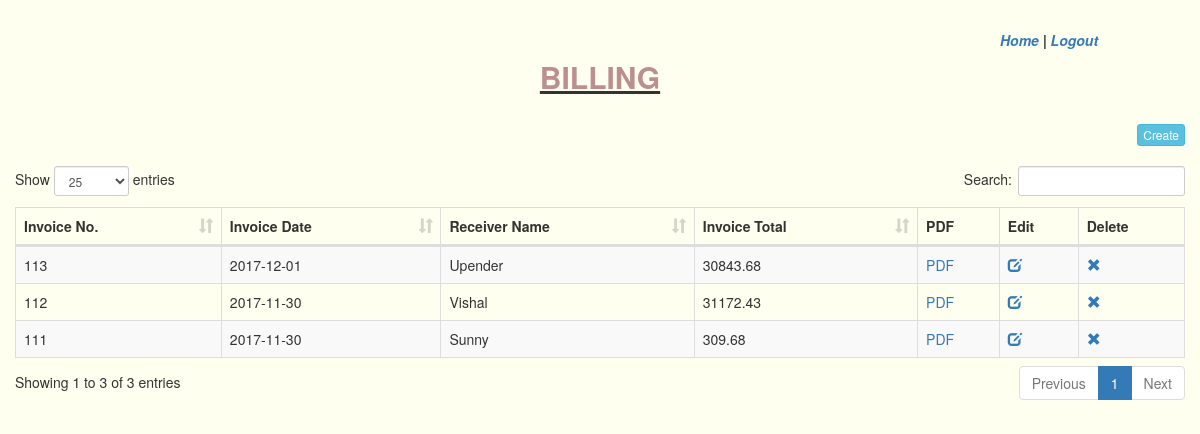
The app's page /htdocs/project/invoice.php with its own data.
### tables this page shows
CREATE TABLE `tbl_order` (
  `order_id` int(11) NOT NULL,
  `order_no` varchar(50) NOT NULL,
  `order_date` date NOT NULL,
  `order_receiver_name` varchar(250) NOT NULL,
  `order_receiver_address` text NOT NULL,
  `order_total_before_tax` decimal(10,2) NOT NULL,
  `order_total_tax1` decimal(10,2) NOT NULL,
  `order_total_tax2` decimal(10,2) NOT NULL,
  `order_total_tax` decimal(10,2) NOT NULL,
  `order_total_after_tax` decimal(10,2) NOT NULL,
  `order_datetime` datetime NOT NULL
);

### htdocs/project/invoice.php (the view, shortened to what this page needs)
<?php
  include('database_connection.php');
  $statement = $connect->prepare("
    SELECT * FROM tbl_order
    ORDER BY order_id DESC
  ");
  $statement->execute();
  $all_result = $statement->fetchAll();
  $total_rows = $statement->rowCount();
  ?>
<!DOCTYPE html>
<html lang="en">
  <head>
    <link rel="stylesheet" href="css/bootstrap.min.css">
    <link rel="stylesheet" href="css/dataTables.bootstrap.min.css">
  </head>
  <body  style="BACKGROUND-COLOR:ivory;">
    <link rel="stylesheet" href="css/datepicker.css">
    <div class="container-fluid">
      <?php
      if(isset($_GET["add"]))
      {
      ?>
      <form method="post" id="invoice_form">
        <div class="table-responsive">
          <table class="table table-bordered">
            <tr>
              <td colspan="2" align="center"><h2 style="margin-top:10.5px"><u><font color="rosybrown">GENERATE BILL</font></u></h2></td>
            </tr>
            <tr>
                <td colspan="2">
                  <div class="row">
                    <div class="col-md-8">
                      To,<br />
                        <b>RECEIVER (BILL TO)</b><br />
                        <input type="text" name="order_receiver_name" id="order_receiver_name" class="form-control input-sm" placeholder="Enter Receiver Name" />
                        <textarea name="order_receiver_address" id="order_receiver_address" class="form-control" placeholder="Enter Billing Address"></textarea>
                    </div>
                    <div class="col-md-4">
                      Reverse Charge<br />
                      <input type="text" name="order_no" id="order_no" class="form-control input-sm" placeholder="Enter Invoice No." />
                      <input type="text" name="order_date" id="order_date" class="form-control input-sm" readonly placeholder="Select Invoice Date" />
                    </div>
                  </div>
                  <br />
                  <table id="invoice-item-table" class="table table-bordered">
                    <tr>
                      <th width="7%">Sr No.</th>
                      <th width="20%">Item Name</th>
                      <th width="5%">Quantity</th>
                      <th width="5%">Price</th>
                      <th width="10%">Actual Amt.</th>
                      <th width="12.5%" colspan="2">Tax1 (%)</th>
                      <th width="12.5%" colspan="2">Tax2 (%)</th>
                      <th width="12.5%" rowspan="2">Total</th>
                      <th width="3%" rowspan="2"></th>
                    </tr>
                    <tr>
                      <th></th>
                      <th></th>
                      <th></th>
                      <th></th>
                      <th></th>
                      <th>Rate</th>
                      <th>Amt.</th>
                      <th>Rate</th>
                      <th>Amt.</th>
                    </tr>
                    <tr>
                      <td><span id="sr_no">1</span></td>
                      <td><input type="text" name="item_name[]" id="item_name1" class="form-control input-sm" /></td>
                      <td><input type="text" name="order_item_quantity[]" id="order_item_quantity1" data-srno="1" class="form-control input-sm order_item_quantity" /></td>
                      <td><input type="text" name="order_item_price[]" id="order_item_price1" data-srno="1" class="form-control input-sm number_only order_item_price" /></td>
                      <td><input type="text" name="order_item_actual_amount[]" id="order_item_actual_amount1" data-srno="1" class="form-control input-sm order_item_actual_amount" readonly /></td>
                      <td><input type="text" name="order_item_tax1_rate[]" id="order_item_tax1_rate1" data-srno="1" class="form-control input-sm number_only order_item_tax1_rate" /></td>
                      <td><input type="text" name="order_item_tax1_amount[]" id="order_item_tax1_amount1" data-srno="1" readonly class="form-control input-sm order_item_tax1_amount" /></td>
                      <td><input type="text" name="order_item_tax2_rate[]" id="order_item_tax2_rate1" data-srno="1" class="form-control input-sm number_only order_item_tax2_rate" /></td>
                      <td><input type="text" name="order_item_tax2_amount[]" id="order_item_tax2_amount1" data-srno="1" readonly class="form-control input-sm order_item_tax2_amount" /></td>
                      <td><input type="text" name="order_item_final_amount[]" id="order_item_final_amount1" data-srno="1" readonly class="form-control input-sm order_item_final_amount" /></td>
                      <td></td>
                    </tr>
                  </table>
                  <div align="right">
                    <button type="button" name="add_row" id="add_row" class="btn btn-success btn-xs">+</button>
                  </div>
                </td>
              </tr>
              <tr>
                <td align="right"><b>Total</td>
                <td align="right"><b><span id="final_total_amt"></span></b></td>
              </tr>
              <tr>
                <td colspan="2"></td>
              </tr>
              <tr>
                <td colspan="2" align="center">
                  <input type="hidden" name="total_item" id="total_item" value="1" />
                  <input type="submit" name="create_invoice" id="create_invoice" class="btn btn-info" value="Create" />
                </td>
              </tr>
          </table>
        </div>
      </form>
      <script>
      $(document).ready(function(){
        var final_total_amt = $('#final_total_amt').text();
        var count = 1;
        $(document).on('click', '#add_row', function(){
          count++;
          $('#total_item').val(count);
          var html_code = '';
          html_code += '<tr id="row_id_'+count+'">';
          html_code += '<td><span id="sr_no">'+count+'</span></td>';
          html_code += '<td><input type="text" name="item_name[]" id="item_name'+count+'" class="form-control input-sm" /></td>';
          html_code += '<td><input type="text" name="order_item_quantity[]" id="order_item_quantity'+count+'" data-srno="'+count+'" class="form-control input-sm number_only order_item_quantity" /></td>';
          html_code += '<td><input type="text" name="order_item_price[]" id="order_item_price'+count+'" data-srno="'+count+'" class="form-control input-sm number_only order_item_price" /></td>';
          html_code += '<td><input type="text" name="order_item_actual_amount[]" id="order_item_actual_amount'+count+'" data-srno="'+count+'" class="form-control input-sm order_item_actual_amount" readonly /></td>';
          html_code += '<td><input type="text" name="order_item_tax1_rate[]" id="order_item_tax1_rate'+count+'" data-srno="'+count+'" class="form-control input-sm number_only order_item_tax1_rate" /></td>';
          html_code += '<td><input type="text" name="order_item_tax1_amount[]" id="order_item_tax1_amount'+count+'" data-srno="'+count+'" readonly class="form-control input-sm order_item_tax1_amount" /></td>';
          html_code += '<td><input type="text" name="order_item_tax2_rate[]" id="order_item_tax2_rate'+count+'" data-srno="'+count+'" class="form-control input-sm number_only order_item_tax2_rate" /></td>';
          html_code += '<td><input type="text" name="order_item_tax2_amount[]" id="order_item_tax2_amount'+count+'" data-srno="'+count+'" readonly class="form-control input-sm order_item_tax2_amount" /></td>';
          html_code += '<td><input type="text" name="order_item_final_amount[]" id="order_item_final_amount'+count+'" data-srno="'+count+'" readonly class="form-control input-sm order_item_final_amount" /></td>';
          html_code += '<td><button type="button" name="remove_row" id="'+count+'" class="btn btn-danger btn-xs remove_row">X</button></td>';
          html_code += '</tr>';
          $('#invoice-item-table').append(html_code);
        });
        $(document).on('click', '.remove_row', function(){
          var row_id = $(this).attr("id");
          var total_item_amount = $('#order_item_final_amount'+row_id).val();
          var final_amount = $('#final_total_amt').text();
          var result_amount = parseFloat(final_amount) - parseFloat(total_item_amount);
          $('#final_total_amt').text(result_amount);
          $('#row_id_'+row_id).remove();
          count--;
          $('#total_item').val(count);
        });
        function cal_final_total(count)
        {
          var final_item_total = 0;
          for(j=1; j<=count; j++)
          {
            var quantity = 0;
            var price = 0;
            var actual_amount = 0;
            var tax1_rate = 0;
            var tax1_amount = 0;
            var tax2_rate = 0;
            var tax2_amount = 0;
            var item_total = 0;
            quantity = $('#order_item_quantity'+j).val();
            if(quantity > 0)
            {
              price = $('#order_item_price'+j).val();
              if(price > 0)
              {
                actual_amount = parseFloat(quantity) * parseFloat(price);
                $('#order_item_actual_amount'+j).val(actual_amount);
                tax1_rate = $('#order_item_tax1_rate'+j).val();
                if(tax1_rate > 0)
                {
                  tax1_amount = parseFloat(actual_amount)*parseFloat(tax1_rate)/100;
                  $('#order_item_tax1_amount'+j).val(tax1_amount);
                }
                tax2_rate = $('#order_item_tax2_rate'+j).val();
                if(tax2_rate > 0)
                {
                  tax2_amount = parseFloat(actual_amount)*parseFloat(tax2_rate)/100;
                  $('#order_item_tax2_amount'+j).val(tax2_amount);
                }
                item_total = parseFloat(actual_amount) + parseFloat(tax1_amount) + parseFloat(tax2_amount) ;
                final_item_total = parseFloat(final_item_total) + parseFloat(item_total);
                $('#order_item_final_amount'+j).val(item_total);
              }
            }
          }
          $('#final_total_amt').text(final_item_total);
        }
        $(document).on('blur', '.order_item_price', function(){
          cal_final_total(count);
        });
        $(document).on('blur', '.order_item_tax1_rate', function(){
          cal_final_total(count);
        });
        $(document).on('blur', '.order_item_tax2_rate', function(){
          cal_final_total(count);
        });
        $('#create_invoice').click(function(){
          if($.trim($('#order_receiver_name').val()).length == 0)
          {
            alert("Please Enter Reciever Name");
            return false;
          }
          if($.trim($('#order_no').val()).length == 0)
          {
            alert("Please Enter Invoice Number");
            return false;
          }
          if($.trim($('#order_date').val()).length == 0)
          {
            alert("Please Select Invoice Date");
            return false;
          }
          for(var no=1; no<=count; no++)
          {
            if($.trim($('#item_name'+no).val()).length == 0)
            {
              alert("Please Enter Item Name");
              $('#item_name'+no).focus();
              return false;
            }
            if($.trim($('#order_item_quantity'+no).val()).length == 0)
            {
              alert("Please Enter Quantity");
              $('#order_item_quantity'+no).focus();
              return false;
            }
            if($.trim($('#order_item_price'+no).val()).length == 0)
            {
              alert("Please Enter Price");
              $('#order_item_price'+no).focus();
              return false;
            }
          }
          $('#invoice_form').submit();
        });
      });
      </script>
      <?php
      }
      else
      {
      ?><div id="view" style="position:absolute; top: 30px; left: 1000px;"><b><i><a href="employeehome.php" align="right"> Home </a>| <a href="logout.php">Logout</a></i></b></div>
		<br><br><h2 align="center"><u><b><font color="rosybrown"> BILLING</font></b></u></h4>
      <br />
      <div align="right">
        <a href="invoice.php?add=1" class="btn btn-info btn-xs">Create</a>
      </div>
      <br />
      <table id="data-table" class="table table-bordered table-striped">
        <thead>
          <tr>
            <th>Invoice No.</th>
            <th>Invoice Date</th>
            <th>Receiver Name</th>
            <th>Invoice Total</th>
            <th>PDF</th>
            <th>Edit</th>
            <th>Delete</th>
          </tr>
        </thead>
        <?php
        if($total_rows > 0)
        {
          foreach($all_result as $row)
          {
            echo '
              <tr>
                <td>'.$row["order_no"].'</td>
                <td>'.$row["order_date"].'</td>
                <td>'.$row["order_receiver_name"].'</td>
                <td>'.$row["order_total_after_tax"].'</td>
                <td><a href="print_invoice.php?pdf=1&id='.$row["order_id"].'">PDF</a></td>
                <td><a href="invoice.php?update=1&id='.$row["order_id"].'"><span class="glyphicon glyphicon-edit"></span></a></td>
                <td><a href="#" id="'.$row["order_id"].'" class="delete"><span class="glyphicon glyphicon-remove"></span></a></td>
              </tr>
            ';
          }
        }
        ?>
      </table>
      <?php
      }
      ?>
    </div>
  </body>
</html>

### records on screen
tbl_order: order_no "113", order_date "2017-12-01", order_receiver_name "Upender", order_total_after_tax "30843.68"
tbl_order: order_no "112", order_date "2017-11-30", order_receiver_name "Vishal", order_total_after_tax "31172.43"
tbl_order: order_no "111", order_date "2017-11-30", order_receiver_name "Sunny", order_total_after_tax "309.68"
